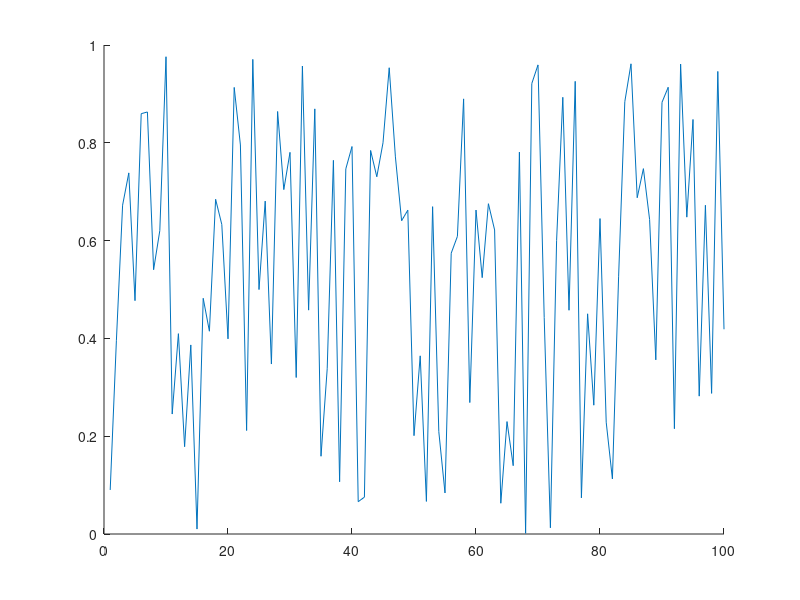

Write the MATLAB code that produced this figure. (Note: this script raises an error after producing the figure.)
clc
close all
clear

if isfolder('pics') == 0
    mkdir('pics')
end

x = 1:100;
y = rand(100,1);
idxmin = find(y == max(y));
idxmax = find(y == min(y));
txt = ['\leftarrow y = ',int2str(max(y))];
hold on
plot(x,y)
plot(x,y,'o','MarkerIndices',[idxmin idxmax],'MarkerFaceColor','red','MarkerSize',5)
t = text(idxmax,y(idxmax),txt);
t.Color = [153/255 153/255 255/255];
hold off
legend('random plot [0:1]');
print -dpng ./pics/test.png
close
%% testing plot function
clc

x = [0:0.01:2*pi];
y = sin(x);
yCmp = cos(x);
string = 'My test plot';
p_title = 'test_print';
t="";

% test = myplot(x,y,string,p_title);
test2 = superplot(x,y,'plotName',"My super plot",'figureName',"super_plot");
test3 = superplot(x,y,'cmpYLegend',"cos(x)",'figureName',"cosxVsSinx",'cmpY',yCmp,'yLegend',"sin(x)",'yName',"Amplitude",'xName',"Samples NOT normalized to 2\pi", ...
    'plotName',"Plotting cos(x) against sin(x)");
close(test2);
close(test3);
test4 = superplot(x,y);

testV = ones(1,1);
testV(2) = 5;

%% testing MER loop
% clear
clc
close all
% clear

idx = 1;
for i = 0:200
    if ( rem((i-1)/4,1)==0 )
        validLen(idx) = i;
        idx = idx+1;
    end
end

% Constants are double-precision by default
vec = [9 129];

% for i
    
% for i = vec(1):0.01:vec(1)
%     fprintf("i is %d coefficients\n",i);
% end
    
% for i = 0:2:10
%     fprintf("i SHOULD be EVEN and is %d\n",i);
% end

%coefficients have to be even and divisible by span w/no remainder LOOK
%INTO THIS
%beta MUST be greater than 0
% [MER_out, betaTX_out, betaRCV_out, coeff_out] = MER_opt('Nsps',4,'numCoeffs',vec,'betaTX',[0 0.001 0.2],'betaRCV',[0.12 0.01 0.12],'MER',50);
% [MER_out, betaTX_out, betaRCV_out, coeff_out] = MER_opt('Nsps',4,'numCoeffs',[25 77],'betaTX',[.01 0.01 .16],'betaRCV',[0.12 0.01 0.34],'MER',40);

% last = find(~MER_out,1);
% fileID = fopen('GSM_parameters.txt','w');
% cBeta = char(hex2dec('03b2'));
% fprintf(fileID,'%10s %10s %10s %10s\r\n','MER', 'betaTX', 'betaRCV', 'length');
% % A = [MER_out(1:last-1); betaTX_out(1:last-1); betaRCV_out(1:last-1); coeff_out(1:last-1)];
% A = [MER_out; betaTX_out; betaRCV_out; coeff_out];
% fprintf(fileID,'%10.6f %10.6f %10.6f %8.0f\r\n',A);
% fclose(fileID);

c_idx = find(coeff_out==121);
max_121 = max(MER_out(c_idx(1):c_idx(end)));
desired_121 = find(MER_out>=54.0679);

DONE = ones(10,1);
finish = sum(DONE(1:5));

%% MER calc
% clc
% clear all
% close all
% den = [-0.001473028462308   0.005666223150735  -0.019416661964618  -0.041188246018261   0.083990599017613  -0.169565530125065   0.900837427479342 ...
%     0.311842632473442  -0.140969388867244   0.099871376920441  -0.088049305611010   0.023834632003521  -0.009447343197004   0.002953619390284]
% 
% pk = 0.99924965776672958;
% 
% 10*log10(pk^2/sum(den.^2));

%% Testing stuff
close all
clc
clear

x=(-10:0.1:10);
xs=x(x>-4 & x<4);
slope = @(var) var+1;
figure;
hold on;
% area(xs,normpdf(xs,0,3));
% plot(x,normpdf(x,0,3));
plot(x,slope(x));
area(xs,slope(xs));
ar = integral(slope,-4,4);
hold off

samples = 100;
% length of filter
N = 21;
% Order of filter
M = N-1;
% Number of symbols per sample OR Nsps
Nsps = 4;
% length of the pulse
span = M/Nsps;
% beta or excess bandwidth
beta = 0.25;
% Frequency vector (radians/sample)
w = [0:1:samples]/samples*pi;
% stopband frequency (cycles/sample)
fs = 0.2;

% compute IR
h_rcv = rcosdesign(beta,span,Nsps);
% FR
H_rcv = freqz(h_rcv,1,w);
abs_H = real(20*log10(abs(H_rcv)));
fun = @(x) abs_H(x)-20*log10(min(abs(H_rcv))) ;
funw = @(x) w(x);
samp = find(w/2/pi >= fs);

figure(2);
hold on
plot( w/2/pi,20*log10(abs(H_rcv))-20*log10(min(abs(H_rcv))));
% plot( w/2/pi,20*log10(abs(H_rcv)));
% figure(2)
area( funw(samp)/2/pi, abs_H(samp(1):samp(end))-20*log10(min(abs(H_rcv))) );
hold off
% % stopband frequency (cycles/sample)
% fs = 0.2;
Xs = 0:pi/5:pi;
Ys = sin(Xs');
wuut = Xs';
% Q = cumtrapz(Xs,Ys)
% zeropad = zeros( 
% plot(funw(samp)/2/pi,fun)
% QQ = cumtrapz([0.2:0.5]*2*pi,abs_H-20*log10(min(abs(H_rcv))));
% QQ = cumtrapz([0.2:0.5]*2*pi,abs_H);

% convert to linear units; sum them; convert back to dB
sum( 10.^(0.1.*(20.*log10(abs(H_rcv(41:101)))) ))

%% Measuring OOB requirements
clear 
close all
clc
% window designer from 0 to pi
% load('KaisWin.mat');

% beta = 0.146600;  %trial 1
% N = 65;
% beta = 0.116400;    %trial 2
% N = 73;
beta = 0.144400;   %trial 3
N = 121;

Nsps = 4;
span = (N-1)/4;
% digital angular frequency, w (rads/sample)
w = [0:0.001:1000]/1000*pi;

GSM = rcosdesign(beta,span,Nsps);
As = 60;
b = 0.1102*(As-8.7);

% for bk = 2.06:0.001:2.2
for bk = 2.1:0.001:2.1
    wn = kaiser(length(GSM), bk);
    h_TX = GSM.*wn.';
    h_GSM = GSM;

    % SRRC is a square root nyquist filter; firpm also
    % creates a sqrt nyquist filter
    M=N-1;
    beta = 0.12; Nsps=4; span=M/Nsps;
    fc=1/2/Nsps; fp=(1-beta)*fc; fs=(1+beta)*fc;
    fb = [0 fp fc fc fs .5]*2;
    a = [1 1 1/sqrt(2) 1/sqrt(2) 0 0];
    % wght vector needs to 2.4535 for passband
    wght = [2.4535 1 1];
    h_pps = firpm(M,fb,a,wght);

    % window
    h_pps = h_pps.*wn.';
%     h_pps = h_pps;

    % estimate order of SR Nyquist filter
%     ford=fb(2:end-1);
%     aord=[1 1/sqrt(2) 0];
%     sb=10^(-58/20);
%     dev=[sb 0.02 sb];
%     M_est=firpmord(ford,aord,dev);

    H_srrc = freqz(h_TX,1,w);
    H_pps = freqz(h_pps,1,w);

    % mag_H = 20*log10(abs(H));
    mag_H = 20*log10(abs(H_pps));
    baseband_ind = find( w/2/pi <= 0.14);
    OB1_ind = find(w/2/pi > 0.14 & w/2/pi <= 0.1752);
    OB2_ind = find(w/2/pi > 0.1752 & w/2/pi <= 0.42);
    OB3_ind = find(w/2/pi > 0.42);

    conv2mW = @(x) 10.^(x/20);
    conv2dBm =  @(x) 20.*log10(x);

    % For power, do i need to account for limits of SA
    spec_mW = sum(conv2mW(mag_H));
    bb_mW = sum(conv2mW(mag_H(baseband_ind(1):baseband_ind(end))));
    OB1_mW = sum(conv2mW(mag_H(OB1_ind(1):OB1_ind(end))));
    OB2_mW = sum(conv2mW(mag_H(OB2_ind(1):OB2_ind(end))));
    OB3_mW = sum(conv2mW(mag_H(OB3_ind(1):OB3_ind(end))));

    spec_dBm = conv2dBm(spec_mW);
    bb_dBm = conv2dBm(bb_mW);
    OB1_dBm = conv2dBm(OB1_mW);
    OB2_dBm = conv2dBm(OB2_mW);
    OB3_dBm = conv2dBm(OB3_mW);

    OB1_58 = bb_dBm-OB1_dBm;
    OB2_60 = bb_dBm-OB2_dBm;
    OB3_63 = bb_dBm-OB3_dBm;
    
    cascade = conv(h_pps,GSM);
    num = cascade(N);
    den = zeros(floor(length(cascade)/Nsps),1);
    idx = 1;
    cnt = 0;
    for i = 1:length(cascade)
        if cnt == 0 && i ~= N
            den(idx) = cascade(i);
            cnt = cnt + 1;
            idx = idx + 1;
        elseif cnt >= Nsps-1
            cnt = 0;
        else
            cnt = cnt + 1;
        end
    end
    MER_theo = 10*log10( num^2/sum(den.^2) );
%     fprintf("Power transmitted in OB1 is %2.6f dB\n", OB1_58);
%     fprintf("Power transmitted in OB2 is %2.6f dB\n", OB2_60);
%     fprintf("Power transmitted in OB3 is %2.6f dB\n", OB3_63);
%     fprintf("MER is %2.6f | beta for kaiser: %2.6f\n",MER_theo,bk);
%     fprintf("OB1: %2.6f | OB2: %2.6f | OB3: %2.6f | MER: %2.6f | Bk: %2.4f\n",OB1_58,OB2_60,OB3_63,MER_theo,bk);
%     fprintf("Bk: %2.4f\n",bk);
    if OB1_58 > 58 && OB2_60 > 60 && OB3_63 > 63 && MER_theo >= 40
        fprintf("*************MET SPEC*************************\n");
        fprintf("Power transmitted in OB1 is %2.6f dB and greater by %2.6f dB from 58 dB requirement\n", OB1_58, OB1_58-58);
        fprintf("Power transmitted in OB2 is %2.6f dB and greater by %2.6f dB from 60 dB requirement\n", OB2_60, OB2_60-60);
        fprintf("Power transmitted in OB3 is %2.6f dB and greater by %2.6f dB from 63 dB requirement\n", OB3_63, OB3_63-63);
        fprintf("MER is %2.6f | beta for kaiser: %2.6f\n",MER_theo,bk);
    end
end

TX_MR = superplot(w/2/pi,20*log10(abs(H_pps)),'plotName',"Magnitude Response of PPS",'figureName',"PracticalPSResp",'yName',"Magnitude (dB)",...
    'xName',"Frequency (cycles/sample)",'yLegend',"SQRT FIRPM",'cmpY',20*log10(abs(H_srrc)),'cmpYLegend',"SRRC",...
    'plotAxis',[0 0.5 -100 20]);

hold on
% OOB requirement 1
plot([0.14 0.14],[-200 -58],'--k');
plot([0.14 0.1752],[-58 -58],'--k');
plot([0.1752 0.1752],[-200 -58],'--k');
% OOB requirement 2
plot([0.1752 0.1752],[-200 -60],':R');
plot([0.1752 0.42],[-60 -60],':R');
plot([0.42 0.42],[-200 -60],':R');
% OOB requirement 3
plot([0.42 0.42],[-200 -63],'g');
plot([0.42 0.5],[-63 -63],'g');
plot([0.5 0.5],[-200 -63],'g');
legend('Sqrt firpm','SRRC','OB1','OB1','OB1','OB2','OB2','OB2','OB3','OB3','OB3');
hold off


%% Test cascade
clear 
close all
clc

coeff = 65;
Nsps = 4;
beta = 0.146600;

span = (coeff-1)/Nsps;
rcv = rcosdesign(beta, span, Nsps);

% SR Nyquist filter
bb = 0.2; spans = 25;
M = spans*Nsps;
fc = 1/(2*Nsps);fp=(1-beta)*fc; fs=(1+beta)*fc;
fb = [0 fp fc fc fs .5]*2;
a = [1 1 1/sqrt(2) 1/sqrt(2) 0 0];
wght = [2.4535 1 1];
h_pps=firpm(M,fb,a,wght);

% Too much theory to figure out MER for LPF

%% Test PPS_opt
% clc
% clear 
% close all
% 
% % Constants are double-precision by default
% vec = [65 129];
% 
% [MER_out, betaTX_out, betaRCV_out, coeff_out, betaKais_out] = PPS_opt('Nsps',4,...
%     'numCoeffs',vec,'betaTX',[0 0.001 0.2],'betaRCV',[0.12 0.01 0.12],'MER',40,'betaKais',[0 0.01 10]);

%% File IO
clear all
close all
clc

fileID = fopen('GSM_parameters_SRRC.txt');
formatSpec = '%s';
N = 4;
C_text = textscan(fileID,formatSpec,N);
C_data0 = textscan(fileID,'%f %f %f %f');
fclose(fileID);
